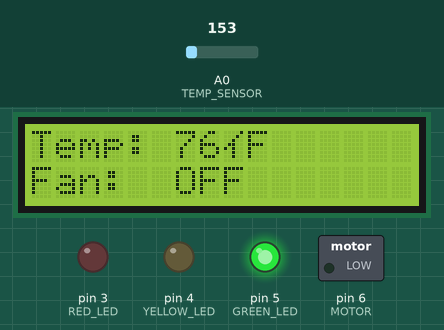
Simulated run of this sketch. Board: Arduino Uno, built with avr-gcc and run on an emulated ATmega328P. On the bench: 16×2 character LCD, switched loads named in the sketch (green lamp = pin HIGH), output pins drawn as LEDs (lit = HIGH). The test bench sets the inputs (shaded band); at power-on: A0 (TEMP_SENSOR) = 153.

Above: at 1.2 s.
1.3 s: A0 (TEMP_SENSOR) set to 180
At 2.4 s:
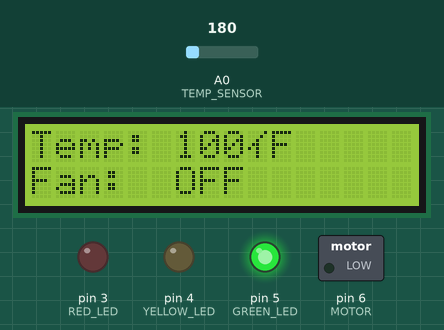
3.0 s: A0 (TEMP_SENSOR) set to 199
At 4.2 s:
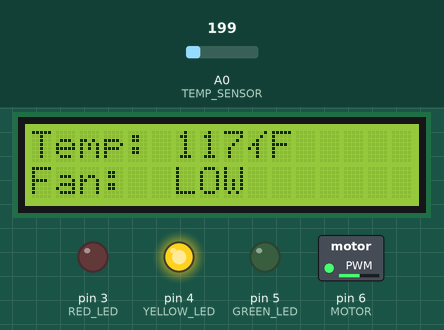
4.6 s: A0 (TEMP_SENSOR) set to 191
At 5.9 s:
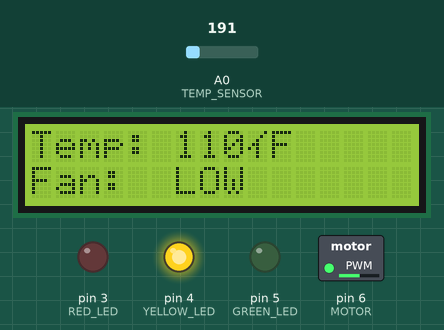
Timing chart, 0 to 7.6 s (numbered marks = the images above; inputs shaded):
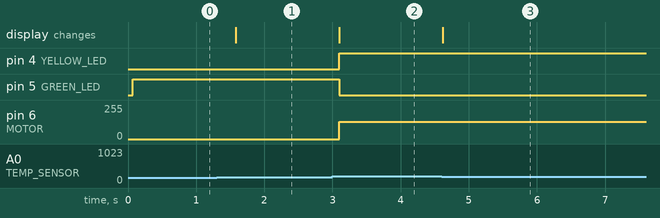

Measured:
- the behaviour switches between 190 and 191 on A0 (TEMP_SENSOR) (found by bisection; images 1 and 2)
- after the input at 1.3 s, the display: changes after 0.28 s (image 1)
- after the input at 3.0 s, pin 4 (YELLOW_LED): LOW → HIGH after 0.10 s; pin 5 (GREEN_LED): HIGH → LOW after 0.10 s; pin 6 (MOTOR): 0/255 → 130/255 after 0.10 s; the display: changes after 0.10 s (image 2)
- after the input at 4.6 s, the display: changes at once (image 3)

The sketch:

22.ino
```cpp
#include <LiquidCrystal.h>

// Pins for LEDs
const int GREEN_LED = 5;
const int YELLOW_LED = 4;
const int RED_LED = 3;

// Pins for Fans
const int MOTOR = 6;
const int TEMP_SENSOR = A0;

// Degree symbol
const char DEGREE = (char)178;

// Pins for LCD
const int RS = 8;
const int E = 9;
const int DB4 = 10;
const int DB5 = 11;
const int DB6 = 12;
const int DB7 = 13;

LiquidCrystal lcd(RS, E, DB4, DB5, DB6, DB7);

void setup()
{
    pinMode(GREEN_LED, OUTPUT);
    pinMode(YELLOW_LED, OUTPUT);
    pinMode(RED_LED, OUTPUT);
    pinMode(MOTOR, OUTPUT);

    lcd.begin(16, 2);
}

void loop()
{
    int sensorValue = analogRead(TEMP_SENSOR);

    float voltage = sensorValue * (5.0 / 1023.0);
    float temperatureC = (voltage - 0.5) * 100.0;
    int temperatureF = (temperatureC * 9.0 / 5.0) + 32.0;

    lcd.clear();
    lcd.setCursor(0, 0);

    lcd.print("Temp: ");
    lcd.print(temperatureF);
    lcd.print(DEGREE);
    lcd.print("F");

    if (temperatureF < 110)
    {
        digitalWrite(GREEN_LED, HIGH);
        digitalWrite(YELLOW_LED, LOW);
        digitalWrite(RED_LED, LOW);
        analogWrite(MOTOR, 0);

        lcd.setCursor(0, 1);
        lcd.print("Fan:  OFF ");
    }
    else if (temperatureF < 150)
    {
        digitalWrite(GREEN_LED, LOW);
        digitalWrite(YELLOW_LED, HIGH);
        digitalWrite(RED_LED, LOW);
        analogWrite(MOTOR, 130);

        lcd.setCursor(0, 1);
        lcd.print("Fan:  LOW ");
    }
    else
    {
        digitalWrite(GREEN_LED, LOW);
        digitalWrite(YELLOW_LED, LOW);
        digitalWrite(RED_LED, HIGH);
        analogWrite(MOTOR, 255);

        lcd.setCursor(0, 1);
        lcd.print("Fan:  HIGH");
    }

    delay(500);
}
```
